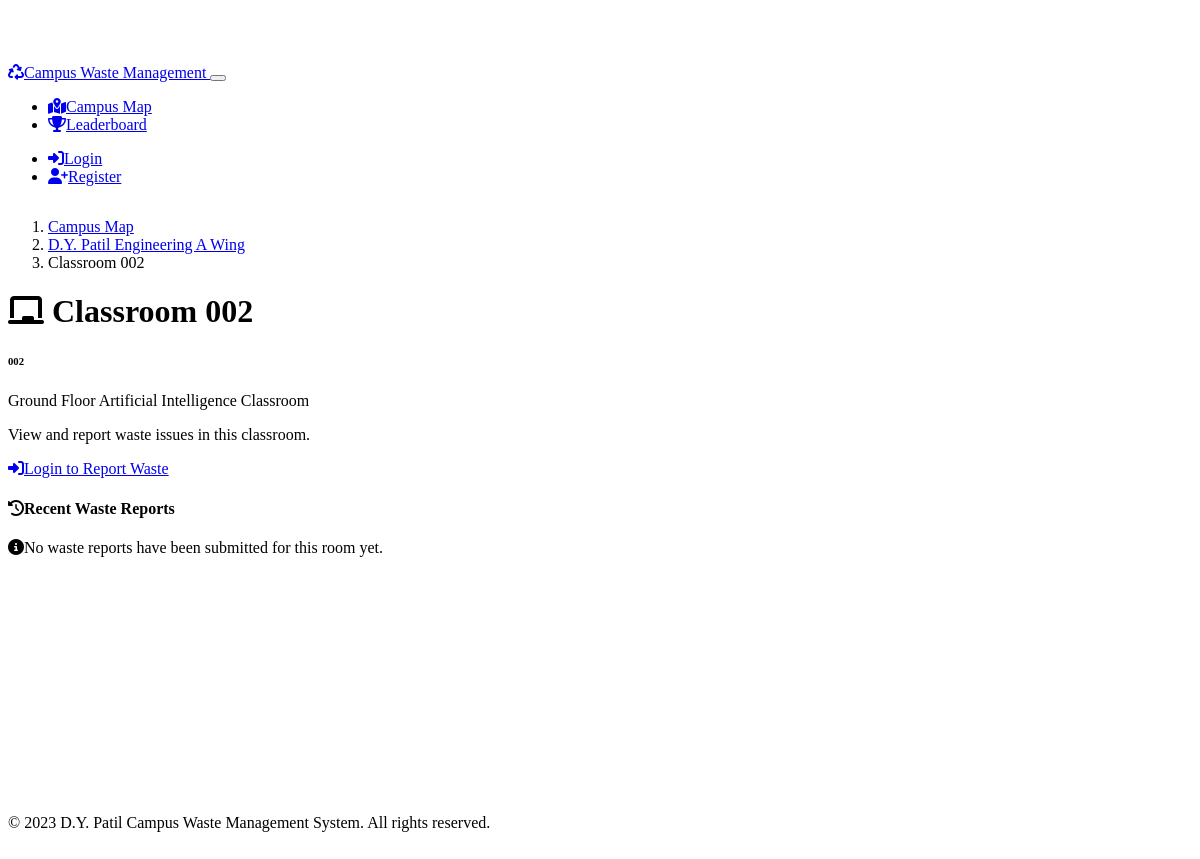
The app's page /room/2 with its own data.
### models.py (models this page shows, shortened)
class Building(db.Model):
    id = db.Column(db.Integer, primary_key=True)
    name = db.Column(db.String(100), nullable=False)
    floors = db.relationship('Floor', backref='building', lazy='dynamic')

class Room(db.Model):
    id = db.Column(db.Integer, primary_key=True)
    room_number = db.Column(db.String(20), nullable=False)
    name = db.Column(db.String(100), nullable=False)
    room_type = db.Column(db.String(20), nullable=False)  # classroom, lab
    floor_id = db.Column(db.Integer, db.ForeignKey('floor.id'), nullable=False)
    department_id = db.Column(db.Integer, db.ForeignKey('department.id'), nullable=False)
    reports = db.relationship('WasteReport', backref='room', lazy='dynamic')

class Floor(db.Model):
    id = db.Column(db.Integer, primary_key=True)
    name = db.Column(db.String(100), nullable=False)
    level = db.Column(db.Integer, nullable=False)  # 0 for ground floor, 1 for first floor, etc.
    building_id = db.Column(db.Integer, db.ForeignKey('building.id'), nullable=False)
    rooms = db.relationship('Room', backref='floor', lazy='dynamic')

class Department(db.Model):
    id = db.Column(db.Integer, primary_key=True)
    name = db.Column(db.String(100), nullable=False)
    rooms = db.relationship('Room', backref='department', lazy='dynamic')

### app.py (the view)
@app.route('/room/<int:room_id>')
def room(room_id):
    room = Room.query.get_or_404(room_id)
    reports = WasteReport.query.filter_by(room_id=room_id).order_by(WasteReport.created_at.desc()).all()
    return render_template('room.html', room=room, reports=reports,
                          get_severity_badge_class=get_severity_badge_class,
                          get_waste_type_icon=get_waste_type_icon,
                          get_status_badge_class=get_status_badge_class)

### templates/room.html (shortened to what this page needs)
{% extends 'base.html' %}
{% block content %}
<div class="row mb-4">
    <div class="col-12">
        <nav aria-label="breadcrumb">
            <ol class="breadcrumb">
                <li class="breadcrumb-item"><a href="{{ url_for('index') }}">Campus Map</a></li>
                <li class="breadcrumb-item"><a href="{{ url_for('building', building_id=room.floor.building_id) }}">{{ room.floor.building.name }}</a></li>
                <li class="breadcrumb-item active" aria-current="page">{{ room.name }}</li>
            </ol>
        </nav>
        <div class="card mb-4">
            <div class="card-body">
                <div class="row">
                    <div class="col-md-8">
                        <h1 class="card-title">
                            {% if room.room_type == 'classroom' %}
                            <i class="fas fa-chalkboard me-2"></i>
                            {% else %}
                            <i class="fas fa-flask me-2"></i>
                            {% endif %}
                            {{ room.name }}
                        </h1>
                        <h6 class="card-subtitle mb-3 text-muted">{{ room.room_number }}</h6>
                        <div class="mb-3">
                            <span class="badge bg-primary me-2">{{ room.floor.name }}</span>
                            <span class="badge bg-info me-2">{{ room.department.name }}</span>
                            <span class="badge bg-secondary me-2">{{ room.room_type|capitalize }}</span>
                        </div>
                        <p class="lead">
                            View and report waste issues in this {{ room.room_type }}.
                        </p>
                    </div>
                    <div class="col-md-4 text-md-end">
                        {% if current_user.is_authenticated %}
                        <a href="{{ url_for('report', room_id=room.id) }}" class="btn btn-warning">
                            <i class="fas fa-exclamation-triangle me-1"></i>Report Waste
                        </a>
                        {% else %}
                        <a href="{{ url_for('login') }}?next={{ url_for('report', room_id=room.id) }}" class="btn btn-warning">
                            <i class="fas fa-sign-in-alt me-1"></i>Login to Report Waste
                        </a>
                        {% endif %}
                    </div>
                </div>
            </div>
        </div>
        <div class="card">
            <div class="card-header bg-primary text-white">
                <h4 class="mb-0"><i class="fas fa-history me-2"></i>Recent Waste Reports</h4>
            </div>
            <div class="card-body">
                {% if reports %}
                    {% for report in reports %}
                    <div class="card mb-4 report-card {{ report.severity.lower() }}">
                        <div class="card-header">
                            <div class="d-flex justify-content-between align-items-center">
                                <h5 class="mb-0">{{ report.title }}</h5>
                                <div>
                                    <span class="badge {{ get_severity_badge_class(report.severity) }} me-2">
                                        {{ report.severity }}
                                    </span>
                                    <span class="badge {{ get_status_badge_class(report.status) }}">
                                        {{ report.status|capitalize }}
                                    </span>
                                </div>
                            </div>
                        </div>
                        <div class="card-body">
                            <div class="row">
                                <div class="col-md-4">
                                    {% set images = report.get_images() %}
                                    {% if images %}
                                    <div class="report-gallery">
                                        <img src="{{ url_for('static', filename='uploads/' + images[0]) }}" alt="Waste image" class="main-image mb-2">
                                        {% if images|length > 1 %}
                                        <div class="report-thumbnails">
                                            {% for image in images %}
                                            <img src="{{ url_for('static', filename='uploads/' + image) }}"
                                                alt="Waste thumbnail"
                                                class="{% if loop.first %}active{% endif %}">
                                            {% endfor %}
                                        </div>
                                        {% endif %}
                                    </div>
                                    {% else %}
                                    <div class="text-center p-4 bg-dark bg-opacity-25 rounded">
                                        <i class="fas fa-image fa-3x mb-3 text-muted"></i>
                                        <p class="mb-0">No images available</p>
                                    </div>
                                    {% endif %}
                                </div>
                                <div class="col-md-8">
                                    <div class="mb-3">
                                        <h6 class="mb-2">Waste Type:</h6>
                                        <p>
                                            <i class="fas {{ get_waste_type_icon(report.waste_type) }} me-2"></i>
                                            {{ report.waste_type }}
                                        </p>
                                    </div>
                                    {% if report.description %}
                                    <div class="mb-3">
                                        <h6 class="mb-2">Description:</h6>
                                        <p>{{ report.description }}</p>
                                    </div>
                                    {% endif %}
                                    <div class="mb-3">
                                        <h6 class="mb-2">Reported By:</h6>
                                        <p>
                                            <i class="fas fa-user me-2"></i>
                                            {{ report.reporter.username }}
                                            <span class="badge bg-secondary ms-2">{{ report.reporter.user_type|capitalize }}</span>
                                        </p>
                                    </div>
                                    <div>
                                        <h6 class="mb-2">Reported On:</h6>
                                        <p>
                                            <i class="fas fa-calendar-alt me-2"></i>
                                            {{ report.created_at.strftime('%B %d, %Y at %I:%M %p') }}
                                        </p>
                                    </div>
                                </div>
                            </div>
                        </div>
                    </div>
                    {% endfor %}
                {% else %}
                <div class="alert alert-info" role="alert">
                    <i class="fas fa-info-circle me-2"></i>No waste reports have been submitted for this room yet.
                </div>
                {% endif %}
            </div>
        </div>
    </div>
</div>
{% endblock %}

### static/css/style.css (style rules this page uses)
body { padding-top: 56px; min-height: 100vh; display: flex; flex-direction: column; }

### records on screen
Building: floor.building.name "D.Y. Patil Engineering A Wing"
Room: name "Classroom 002", room_number "002", room_type "Classroom", room_type "classroom"
Floor: floor.name "Ground Floor"
Department: department.name "Artificial Intelligence"
